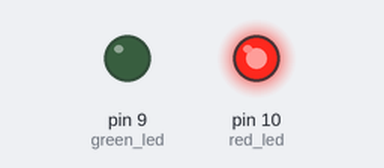
Recording of a sketch running on a simulated Arduino Uno, built with avr-gcc and run on an emulated ATmega328P. Parts: output pins drawn as LEDs (lit = HIGH).

Above: at 0.05 s.
At 2.05 s:
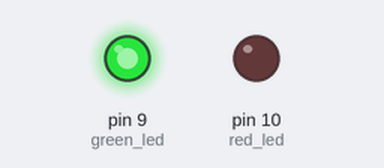
At 4.0 s:
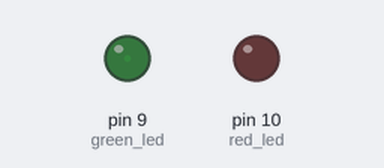
Timing chart, 0 to 5.2 s (numbered marks = the images above):
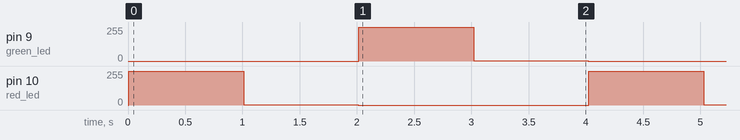

Measured:
- by itself, pin 9 (green_led), pin 10 (red_led): repeats every 4.0 s: 1/255 1.0 s, 0/255 2.0 s, 254/255 1.0 s

The sketch:

motor_pwm.ino
```cpp
// Motor Control Using PWM

int green_led = 9;  //green led is attached to pin 9
int red_led = 10;   //red led is attached to pin 10
int red_bright = 0;  //brightness of red led is initialized to zero
int green_bright = 0;  //brightness of green led is initialized to zero

void setup()  {
  // declare pin 9 and pin 10 to be outputs:
  pinMode(green_led, OUTPUT);  //declaring pin 9 as output pin
  pinMode(red_led, OUTPUT);  //declaring pin 10 as output pin
}

// the loop routine runs over and over again forever:
void loop()  {
  // set the brightness of pin 9 from 0 to 255, keeping pin 10 at ZERO:
  for (red_bright = 0; red_bright < 255; red_bright++){
   analogWrite(red_led, red_bright);
   analogWrite(green_led, green_bright);
  }

  delay(1000);

  // set the brightness of pin 9 back from 255 to 0, keeping pin 10 at ZERO:
  for (red_bright = 255; red_bright > 0; red_bright--){
    analogWrite(red_led, red_bright);
    analogWrite(green_led, green_bright);
  }

  // keep a delay of 1 sec so both leds are off
  delay(1000);

  // set the brightness of pin 10 from 0 to 255, keeping pin 9 at ZERO:
  for (green_bright = 0; green_bright < 255; green_bright++){
   analogWrite(red_led, red_bright);
   analogWrite(green_led, green_bright);
  }

  delay(1000);

  // set the brightness of pin 10 back from 255 to 0, keeping pin 9 at ZERO:
  for (green_bright = 255; green_bright > 0; green_bright--){
    analogWrite(red_led, red_bright);
    analogWrite(green_led, green_bright);
  }

  // keep a delay of 1 sec so both leds are off
  delay(1000);

}
```
